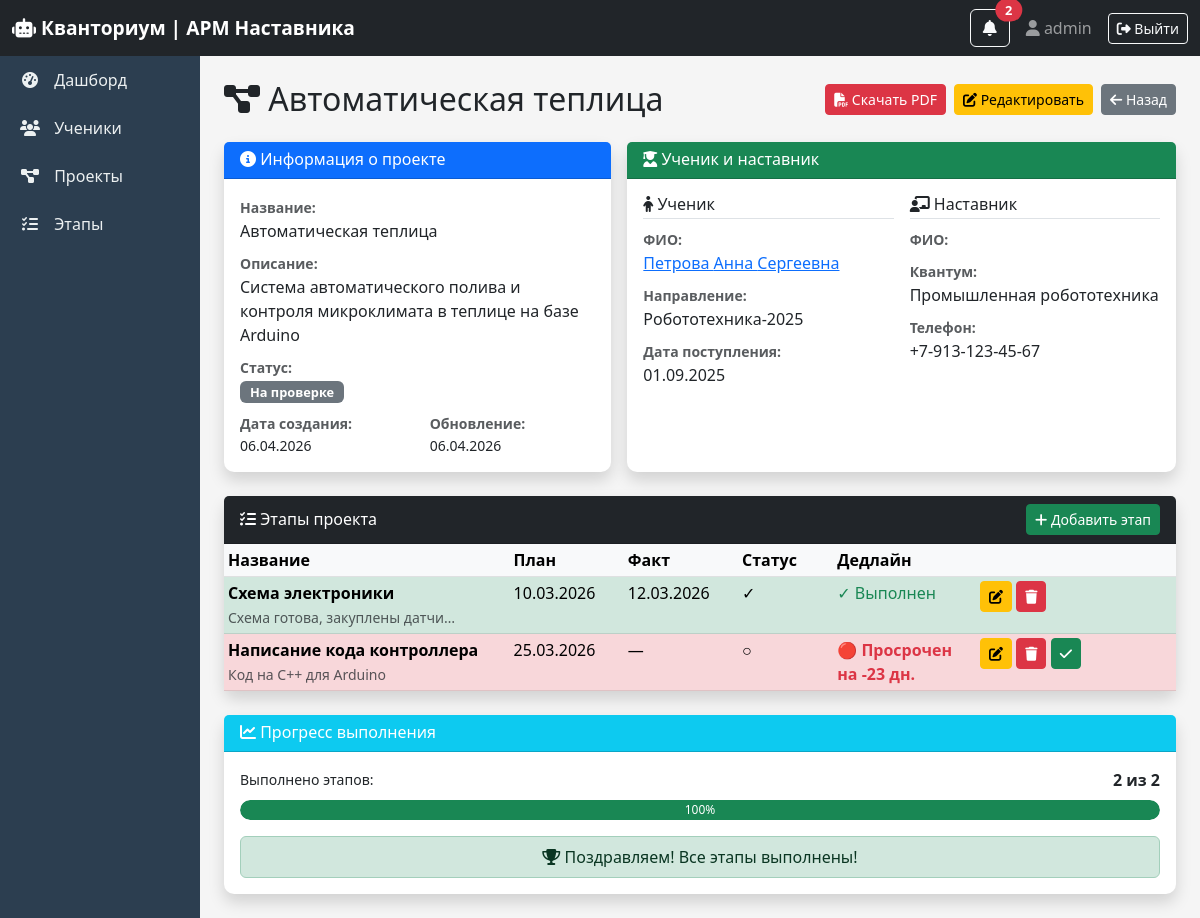
The page /projects/2/ (signed in) on the database as committed earlier.
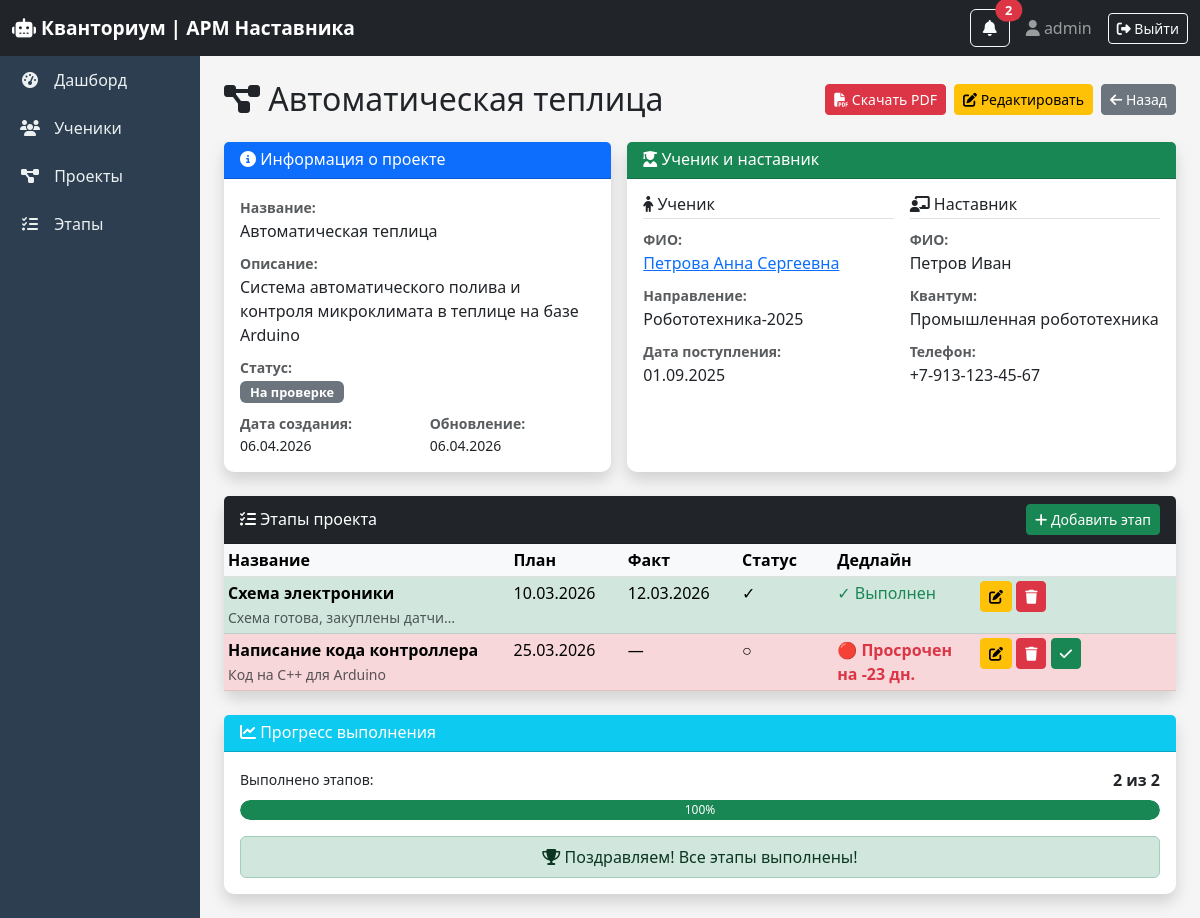
The same page on the database as committed later.
### core/models.py (models this page shows, shortened)
class Project(models.Model):
    STATUS_CHOICES = [
        ('idea', 'Идея'),
        ('development', 'В разработке'),
        ('review', 'На проверке'),
        ('completed', 'Завершен'),
        ('defended', 'Защищен'),
    ]
    name = models.CharField(max_length=200, verbose_name="Название проекта")
    description = models.TextField(verbose_name="Описание")
    student = models.ForeignKey(Student, on_delete=models.CASCADE, verbose_name="Обучающийся")
    status = models.CharField(max_length=20, choices=STATUS_CHOICES, default='idea', verbose_name="Статус")
    created_at = models.DateTimeField(auto_now_add=True, verbose_name="Дата создания")
    updated_at = models.DateTimeField(auto_now=True, verbose_name="Дата обновления")
    class Meta:
        verbose_name = "Проект"
        verbose_name_plural = "Проекты"

class Student(models.Model):
    last_name = models.CharField(max_length=50, verbose_name="Фамилия")
    first_name = models.CharField(max_length=50, verbose_name="Имя")
    middle_name = models.CharField(max_length=50, blank=True, verbose_name="Отчество")
    group_name = models.CharField(max_length=50, verbose_name="Направление")  # группа
    mentor = models.ForeignKey(Mentor, on_delete=models.SET_NULL, null=True, verbose_name="Наставник")
    enrollment_date = models.DateField(verbose_name="Дата поступления")
    class Meta:
        verbose_name = "Обучающийся"
        verbose_name_plural = "Обучающиеся"

class Mentor(models.Model):
    user = models.OneToOneField(User, on_delete=models.CASCADE, verbose_name="Пользователь")
    department = models.CharField(max_length=100, verbose_name="Квантум")  # факультет
    phone = models.CharField(max_length=20, blank=True, verbose_name="Телефон")
    class Meta:
        verbose_name = "Наставник"
        verbose_name_plural = "Наставники"

### core/views.py (the view)
# urls.py: path('projects/<int:pk>/', views.project_detail, name='project_detail'),
@login_required
def project_detail(request, pk):
    project = get_object_or_404(Project, pk=pk)
    stages = project.projectstage_set.all().order_by('planned_date')
    today = date.today()
    can_edit = user_can_edit(request)
    for stage in stages:
        if stage.is_completed:
            stage.urgency_status = 'success'
            stage.days_left = None
        else:
            days_left = (stage.planned_date - today).days
            stage.days_left = days_left
            if days_left < 0:
                stage.urgency_status = 'danger'
            elif days_left <= 7:
                stage.urgency_status = 'danger'
            elif days_left <= 30:
                stage.urgency_status = 'warning'
            else:
                stage.urgency_status = 'secondary'
    context = {
        'project': project,
        'stages': stages,
        'can_edit': can_edit,
    }
    return render(request, 'core/project_detail.html', context)

### core/views.py (called while the page is built)
def get_user_mentor(request):
    if not request.user.is_authenticated:
        return None
    try:
        return request.user.mentor
    except:
        return None

def user_can_edit(request):
    if request.user.is_superuser:
        return True
    if request.user.username == 'metodist':
        return False
    return True

### core/templates/core/project_detail.html (shortened to what the changed rows need)
{% extends 'core/base.html' %}
{% block content %}
<div class="d-flex flex-column flex-sm-row justify-content-between align-items-sm-center mb-4 gap-2">
    <h2 class="mb-0"><i class="fas fa-project-diagram"></i> {{ project.name }}</h2>
    <div class="d-flex gap-2">
        <a href="{% url 'export_project_pdf' project.id %}" class="btn btn-danger btn-sm">
        </a>
        {% if user.is_superuser or user.username != 'metodist' %}
        <a href="{% url 'project_edit' project.id %}" class="btn btn-warning btn-sm">
        </a>
        {% endif %}
        <a href="{% url 'project_list' %}" class="btn btn-secondary btn-sm">
        </a>
    </div>
</div>
<div class="row g-3">
    <div class="col-12 col-lg-5">
        <div class="card shadow h-100">
            <div class="card-body">
                <div class="mb-2"><label class="fw-bold text-muted small mb-0">Название:</label><p class="mb-0">{{ project.name }}</p></div>
                <div class="mb-2"><label class="fw-bold text-muted small mb-0">Описание:</label><p class="mb-0">{{ project.description|default:"Нет описания"|truncatechars:200 }}</p></div>
                <div class="mb-2"><label class="fw-bold text-muted small mb-0">Статус:</label><div><span class="badge {% if project.status == 'development' %}bg-warning{% elif project.status == 'completed' %}bg-success{% elif project.status == 'defended' %}bg-info{% else %}bg-secondary{% endif %}">{{ project.get_status_display }}</span></div></div>
                <div class="row"><div class="col-6"><label class="fw-bold text-muted small mb-0">Дата создания:</label><p class="mb-0 small">{{ project.created_at|date:"d.m.Y" }}</p></div><div class="col-6"><label class="fw-bold text-muted small mb-0">Обновление:</label><p class="mb-0 small">{{ project.updated_at|date:"d.m.Y" }}</p></div></div>
            </div>
        </div>
    </div>
    <div class="col-12 col-lg-7">
        <div class="card shadow h-100">
            <div class="card-body">
                <div class="row g-3">
                    <div class="col-12 col-md-6">
                        <div class="mb-2"><label class="fw-bold text-muted small mb-0">ФИО:</label><p class="mb-0"><a href="{% url 'student_detail' project.student.id %}">{{ project.student.last_name }} {{ project.student.first_name }} {{ project.student.middle_name|default:"" }}</a></p></div>
                        <div class="mb-2"><label class="fw-bold text-muted small mb-0">Направление:</label><p class="mb-0">{{ project.student.group_name }}</p></div>
                        <div><label class="fw-bold text-muted small mb-0">Дата поступления:</label><p class="mb-0">{{ project.student.enrollment_date|date:"d.m.Y" }}</p></div>
                    </div>
                    <div class="col-12 col-md-6">
                        <div class="mb-2"><label class="fw-bold text-muted small mb-0">ФИО:</label><p class="mb-0">{% if project.student.mentor %}{{ project.student.mentor.user.last_name }} {{ project.student.mentor.user.first_name }}{% else %}<span class="text-muted">Не назначен</span>{% endif %}</p></div>
                        <div class="mb-2"><label class="fw-bold text-muted small mb-0">Квантум:</label><p class="mb-0">{{ project.student.mentor.department|default:"—" }}</p></div>
                        <div><label class="fw-bold text-muted small mb-0">Телефон:</label><p class="mb-0">{{ project.student.mentor.phone|default:"—" }}</p></div>
                    </div>
                </div>
            </div>
        </div>
    </div>
</div>
<div class="card shadow mt-4">
    <div class="card-body p-0">
        {% if stages %}
        <div class="table-wrapper">
            <table class="table table-sm table-hover mb-0">
                <thead class="table-light">
                    <tr>
                        <th style="width: 30%">Название</th>
                        <th style="width: 12%">План</th>
                        <th style="width: 12%">Факт</th>
                        <th style="width: 10%">Статус</th>
                        <th style="width: 15%">Дедлайн</th>
                        <th style="width: 21%"></th>
                    </tr>
                </thead>
            </table>
        </div>
        {% endif %}
    </div>
</div>
{% endblock %}

Rows that differ between the two databases and show on the page:
changed through a linked row, Project "Автоматическая теплица": student.mentor.user.last_name (not shown) → "Петров"; student.mentor.user.first_name (not shown) → "Иван"
